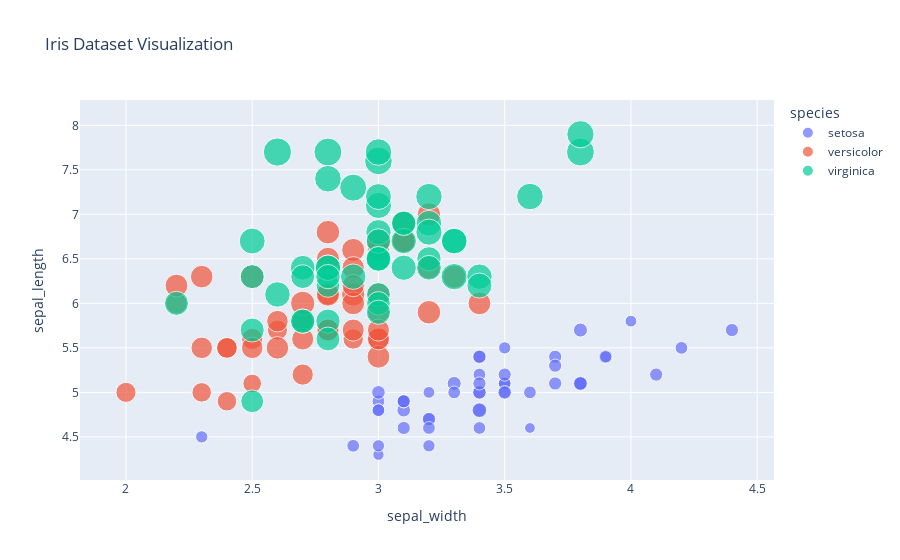

This figure's notebook cell:
### Code cell
# Cell 5: Plotly Chart
# !pip install plotly # Run this if you don't have it

import plotly.express as px

df = px.data.iris() # Plotly comes with some sample data

# Creating a Plotly figure object will naturally display it.
fig = px.scatter(df, x="sepal_width", y="sepal_length", color="species",
                 size='petal_length', hover_data=['petal_width'],
                 title="Iris Dataset Visualization")
fig

### Figure 1 — Plotly figure (JSON) as saved in the notebook; plotly's stock layout.template omitted (floating-point values rounded to 4 significant figures)
{"data": [{"customdata": [[0.2], [0.2], [0.2], [0.2], [0.2], [0.4], [0.3], [0.2], [0.2], [0.1], [0.2], [0.2], [0.1], [0.1], [0.2], [0.4], [0.4], [0.3], [0.3], [0.3], [0.2], [0.4], [0.2], [0.5], [0.2], [0.2], [0.4], [0.2], [0.2], [0.2], [0.2], [0.4], [0.1], [0.2], [0.1], [0.2], [0.2], [0.1], [0.2], [0.2], [0.3], [0.3], [0.2], [0.6], [0.4], [0.3], [0.2], [0.2], [0.2], [0.2]], "hovertemplate": "species=setosa<br>sepal_width=%{x}<br>sepal_length=%{y}<br>petal_length=%{marker.size}<br>petal_width=%{customdata[0]}<extra></extra>", "legendgroup": "setosa", "marker": {"color": "#636efa", "size": [1.4, 1.4, 1.3, 1.5, 1.4, 1.7, 1.4, 1.5, 1.4, 1.5, 1.5, 1.6, 1.4, 1.1, 1.2, 1.5, 1.3, 1.4, 1.7, 1.5, 1.7, 1.5, 1.0, 1.7, 1.9, 1.6, 1.6, 1.5, 1.4, 1.6, 1.6, 1.5, 1.5, 1.4, 1.5, 1.2, 1.3, 1.5, 1.3, 1.5, 1.3, 1.3, 1.3, 1.6, 1.9, 1.4, 1.6, 1.4, 1.5, 1.4], "sizemode": "area", "sizeref": 0.01725, "symbol": "circle"}, "mode": "markers", "name": "setosa", "orientation": "v", "showlegend": true, "type": "scatter", "x": [3.5, 3.0, 3.2, 3.1, 3.6, 3.9, 3.4, 3.4, 2.9, 3.1, 3.7, 3.4, 3.0, 3.0, 4.0, 4.4, 3.9, 3.5, 3.8, 3.8, 3.4, 3.7, 3.6, 3.3, 3.4, 3.0, 3.4, 3.5, 3.4, 3.2, 3.1, 3.4, 4.1, 4.2, 3.1, 3.2, 3.5, 3.1, 3.0, 3.4, 3.5, 2.3, 3.2, 3.5, 3.8, 3.0, 3.8, 3.2, 3.7, 3.3], "xaxis": "x", "y": [5.1, 4.9, 4.7, 4.6, 5.0, 5.4, 4.6, 5.0, 4.4, 4.9, 5.4, 4.8, 4.8, 4.3, 5.8, 5.7, 5.4, 5.1, 5.7, 5.1, 5.4, 5.1, 4.6, 5.1, 4.8, 5.0, 5.0, 5.2, 5.2, 4.7, 4.8, 5.4, 5.2, 5.5, 4.9, 5.0, 5.5, 4.9, 4.4, 5.1, 5.0, 4.5, 4.4, 5.0, 5.1, 4.8, 5.1, 4.6, 5.3, 5.0], "yaxis": "y"}, {"customdata": [[1.4], [1.5], [1.5], [1.3], [1.5], [1.3], [1.6], [1.0], [1.3], [1.4], [1.0], [1.5], [1.0], [1.4], [1.3], [1.4], [1.5], [1.0], [1.5], [1.1], [1.8], [1.3], [1.5], [1.2], [1.3], [1.4], [1.4], [1.7], [1.5], [1.0], [1.1], [1.0], [1.2], [1.6], [1.5], [1.6], [1.5], [1.3], [1.3], [1.3], [1.2], [1.4], [1.2], [1.0], [1.3], [1.2], [1.3], [1.3], [1.1], [1.3]], "hovertemplate": "species=versicolor<br>sepal_width=%{x}<br>sepal_length=%{y}<br>petal_length=%{marker.size}<br>petal_width=%{customdata[0]}<extra></extra>", "legendgroup": "versicolor", "marker": {"color": "#EF553B", "size": [4.7, 4.5, 4.9, 4.0, 4.6, 4.5, 4.7, 3.3, 4.6, 3.9, 3.5, 4.2, 4.0, 4.7, 3.6, 4.4, 4.5, 4.1, 4.5, 3.9, 4.8, 4.0, 4.9, 4.7, 4.3, 4.4, 4.8, 5.0, 4.5, 3.5, 3.8, 3.7, 3.9, 5.1, 4.5, 4.5, 4.7, 4.4, 4.1, 4.0, 4.4, 4.6, 4.0, 3.3, 4.2, 4.2, 4.2, 4.3, 3.0, 4.1], "sizemode": "area", "sizeref": 0.01725, "symbol": "circle"}, "mode": "markers", "name": "versicolor", "orientation": "v", "showlegend": true, "type": "scatter", "x": [3.2, 3.2, 3.1, 2.3, 2.8, 2.8, 3.3, 2.4, 2.9, 2.7, 2.0, 3.0, 2.2, 2.9, 2.9, 3.1, 3.0, 2.7, 2.2, 2.5, 3.2, 2.8, 2.5, 2.8, 2.9, 3.0, 2.8, 3.0, 2.9, 2.6, 2.4, 2.4, 2.7, 2.7, 3.0, 3.4, 3.1, 2.3, 3.0, 2.5, 2.6, 3.0, 2.6, 2.3, 2.7, 3.0, 2.9, 2.9, 2.5, 2.8], "xaxis": "x", "y": [7.0, 6.4, 6.9, 5.5, 6.5, 5.7, 6.3, 4.9, 6.6, 5.2, 5.0, 5.9, 6.0, 6.1, 5.6, 6.7, 5.6, 5.8, 6.2, 5.6, 5.9, 6.1, 6.3, 6.1, 6.4, 6.6, 6.8, 6.7, 6.0, 5.7, 5.5, 5.5, 5.8, 6.0, 5.4, 6.0, 6.7, 6.3, 5.6, 5.5, 5.5, 6.1, 5.8, 5.0, 5.6, 5.7, 5.7, 6.2, 5.1, 5.7], "yaxis": "y"}, {"customdata": [[2.5], [1.9], [2.1], [1.8], [2.2], [2.1], [1.7], [1.8], [1.8], [2.5], [2.0], [1.9], [2.1], [2.0], [2.4], [2.3], [1.8], [2.2], [2.3], [1.5], [2.3], [2.0], [2.0], [1.8], [2.1], [1.8], [1.8], [1.8], [2.1], [1.6], [1.9], [2.0], [2.2], [1.5], [1.4], [2.3], [2.4], [1.8], [1.8], [2.1], [2.4], [2.3], [1.9], [2.3], [2.5], [2.3], [1.9], [2.0], [2.3], [1.8]], "hovertemplate": "species=virginica<br>sepal_width=%{x}<br>sepal_length=%{y}<br>petal_length=%{marker.size}<br>petal_width=%{customdata[0]}<extra></extra>", "legendgroup": "virginica", "marker": {"color": "#00cc96", "size": [6.0, 5.1, 5.9, 5.6, 5.8, 6.6, 4.5, 6.3, 5.8, 6.1, 5.1, 5.3, 5.5, 5.0, 5.1, 5.3, 5.5, 6.7, 6.9, 5.0, 5.7, 4.9, 6.7, 4.9, 5.7, 6.0, 4.8, 4.9, 5.6, 5.8, 6.1, 6.4, 5.6, 5.1, 5.6, 6.1, 5.6, 5.5, 4.8, 5.4, 5.6, 5.1, 5.1, 5.9, 5.7, 5.2, 5.0, 5.2, 5.4, 5.1], "sizemode": "area", "sizeref": 0.01725, "symbol": "circle"}, "mode": "markers", "name": "virginica", "orientation": "v", "showlegend": true, "type": "scatter", "x": [3.3, 2.7, 3.0, 2.9, 3.0, 3.0, 2.5, 2.9, 2.5, 3.6, 3.2, 2.7, 3.0, 2.5, 2.8, 3.2, 3.0, 3.8, 2.6, 2.2, 3.2, 2.8, 2.8, 2.7, 3.3, 3.2, 2.8, 3.0, 2.8, 3.0, 2.8, 3.8, 2.8, 2.8, 2.6, 3.0, 3.4, 3.1, 3.0, 3.1, 3.1, 3.1, 2.7, 3.2, 3.3, 3.0, 2.5, 3.0, 3.4, 3.0], "xaxis": "x", "y": [6.3, 5.8, 7.1, 6.3, 6.5, 7.6, 4.9, 7.3, 6.7, 7.2, 6.5, 6.4, 6.8, 5.7, 5.8, 6.4, 6.5, 7.7, 7.7, 6.0, 6.9, 5.6, 7.7, 6.3, 6.7, 7.2, 6.2, 6.1, 6.4, 7.2, 7.4, 7.9, 6.4, 6.3, 6.1, 7.7, 6.3, 6.4, 6.0, 6.9, 6.7, 6.9, 5.8, 6.8, 6.7, 6.7, 6.3, 6.5, 6.2, 5.9], "yaxis": "y"}], "layout": {"legend": {"itemsizing": "constant", "title": {"text": "species"}, "tracegroupgap": 0}, "title": {"text": "Iris Dataset Visualization"}, "xaxis": {"anchor": "y", "domain": [0.0, 1.0], "title": {"text": "sepal_width"}}, "yaxis": {"anchor": "x", "domain": [0.0, 1.0], "title": {"text": "sepal_length"}}}}
